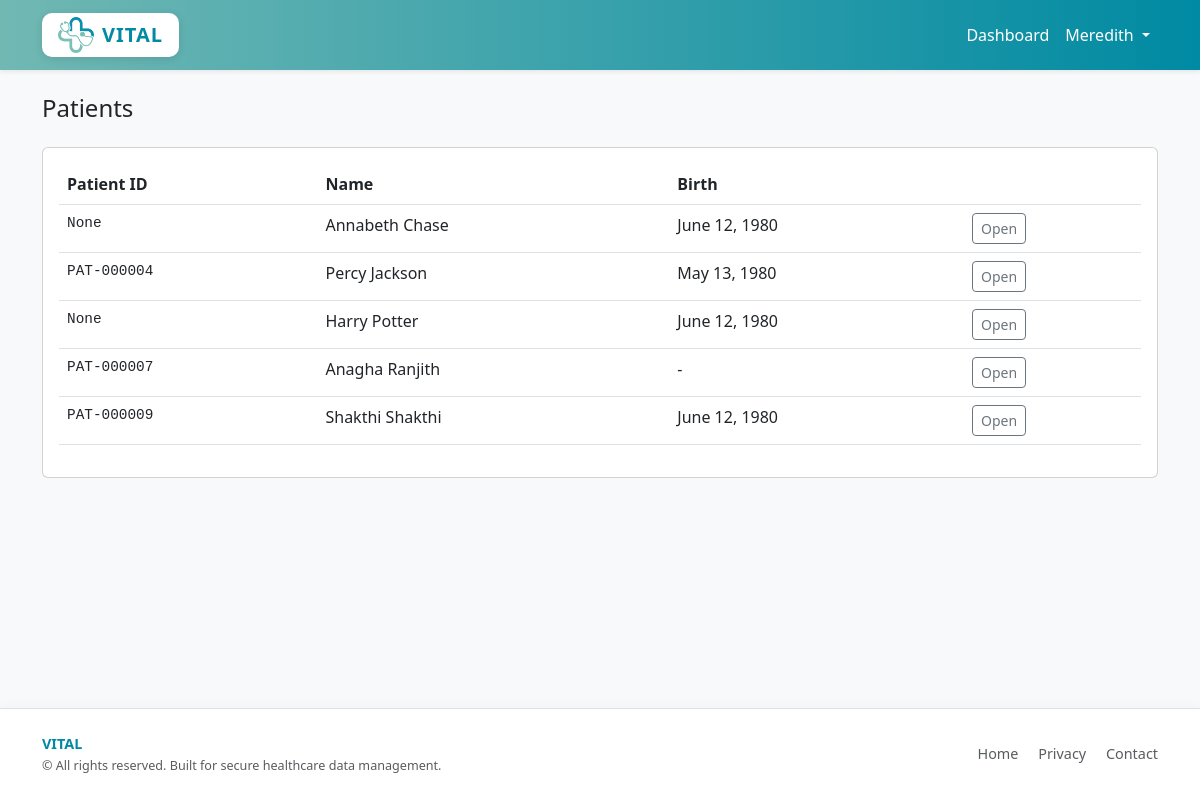
The app's page /doctor/dashboard/ (signed in), older data.
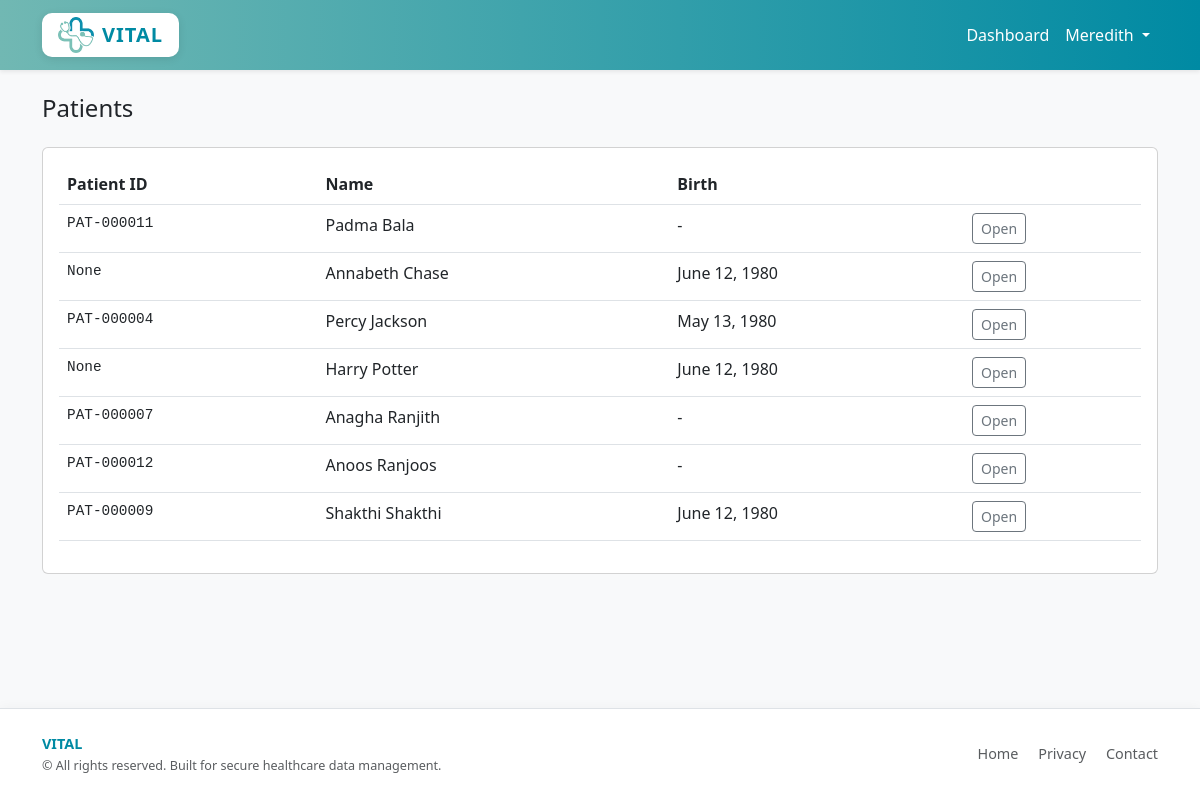
The same page, newer data.
### ehr/models.py (models this page shows, shortened)
class Patient(models.Model):
    id = models.UUIDField(primary_key=True, default=uuid.uuid4, editable=False)
    user = models.OneToOneField(User, null=True, blank=True, on_delete=models.SET_NULL, related_name="patient")
    given = models.CharField(max_length=200)        # first name(s)
    family = models.CharField(max_length=200)       # last name
    birth_date = models.DateField(null=True, blank=True)
    gender = models.CharField(max_length=16, null=True, blank=True)
    identifier = models.CharField(max_length=200, null=True, blank=True)  # MRN / external id
    phone = models.CharField(max_length=50, null=True, blank=True)
    address = models.TextField(null=True, blank=True)

### ehr/views.py (the view)
# urls.py: path("doctor/dashboard/", views.doctor_dashboard, name="doctor_dashboard"),
@practitioner_required
def doctor_dashboard(request):
    q = request.GET.get("q")
    patients = Patient.objects.all().order_by("family")
    if q:
        patients = patients.filter(models.Q(given__icontains=q) | models.Q(family__icontains=q) | models.Q(identifier__icontains=q))
    return render(request, "doctor/dashboard.html", {"practitioner": request.user.practitioner, "patients": patients})

### ehr/context_processors.py (called while the page is built)
def role_flags(request):
    is_practitioner = False
    if request.user.is_authenticated:
        try:
            from .models import Practitioner
            is_practitioner = Practitioner.objects.filter(user=request.user).exists()
        except Exception:
            is_practitioner = False
    return {
        "is_practitioner": is_practitioner
    }

### templates/doctor/dashboard.html (shortened to what this page needs)
{% extends "base.html" %}
{% block content %}
<div class="d-flex justify-content-between mb-3">
  <h4>Patients</h4>
</div>
<div class="card p-3">
  <table class="table">
    <thead><tr><th>Patient ID</th><th>Name</th><th>Birth</th><th></th></tr></thead>
    <tbody>
      {% for p in patients %}
      <tr>
        <td class="record-code">{{ p.identifier }}</td>
        <td>{{ p.given }} {{ p.family }}</td>
        <td>{{ p.birth_date|default:"-" }}</td>
        <td>
            <a class="btn btn-sm btn-outline-secondary" href="{% url 'patient:patient_detail' p.id %}">Open</a>
        </td>
      </tr>
      {% empty %}
      <tr><td colspan="4" class="text-muted">No patients found.</td></tr>
      {% endfor %}
    </tbody>
  </table>
</div>
{% endblock %}

### templates/base.html (shortened to what this page needs)
<!doctype html>
{% load static %}
<html lang="en">
  <head>
    <link href="https://cdn.jsdelivr.net/npm/bootstrap@5.3.0/dist/css/bootstrap.min.css" rel="stylesheet">
  </head>
  <body class="bg-light">
    <nav class="navbar navbar-expand-lg shadow-sm">
      <div class="container">
        <a class="navbar-brand d-flex align-items-center" href="{% url 'patient:home' %}">
          <div class="brand-box d-flex align-items-center px-3 py-1">
            <img src="{% static 'images/vital_logo.png' %}" alt="VITAL Logo" height="36" class="me-2">
            <span>VITAL</span>
          </div>
        </a>
        <div class="collapse navbar-collapse" id="navbarMenu">
          <ul class="navbar-nav ms-auto">
            {% if request.user.is_authenticated %}
              <li class="nav-item">
                {% if is_practitioner %}
                  <a class="nav-link" href="{% url 'patient:doctor_dashboard' %}">Dashboard</a>
                {% else %}
                  <a class="nav-link" href="{% url 'patient:dashboard' %}">Dashboard</a>
                {% endif %}
              </li>
              <li class="nav-item dropdown">
                <a class="nav-link dropdown-toggle" href="#" id="userMenu" role="button" data-bs-toggle="dropdown">
                  {{ request.user.first_name|default:request.user.username }}
                </a>
              </li>
            {% else %}
              <li class="nav-item"><a class="nav-link" href="{% url 'patient:doctor_login' %}">Clinician Login</a></li>
              <li class="nav-item"><a class="nav-link" href="{% url 'patient:login' %}">Login</a></li>
              <li class="nav-item"><a class="nav-link" href="{% url 'patient:register' %}">Register</a></li>
            {% endif %}
          </ul>
        </div>
      </div>
    </nav>
    <div class="container py-4">
      {% block content %}{% endblock %}
    </div>
    <footer class="bg-white border-top mt-5">
      <div class="container py-4">
        <div class="row align-items-center">
          <div class="col-md-6 text-center text-md-start mb-3 mb-md-0">
            <span class="fw-semibold" style="color: var(--vital-dark);">VITAL</span><br>
            <small class="text-muted">
              © {{ now|date:"Y" }} All rights reserved.
              Built for secure healthcare data management.
            </small>
          </div>
          <div class="col-md-6 text-center text-md-end">
            <a href="{% url 'patient:home' %}" class="text-decoration-none text-muted me-3">Home</a>
            <a href="#" class="text-decoration-none text-muted me-3">Privacy</a>
            <a href="#" class="text-decoration-none text-muted">Contact</a>
          </div>
        </div>
      </div>
    </footer>
  </body>
</html>

### templates/base.html (style rules this page uses)
:root { --vital-light: #71B8B3; --vital-dark: #008AA3; }
html, body { height: 100%; }
body { display: flex; flex-direction: column; min-height: 100vh; background-color: #f8f9fa; }
.container { flex: 1; }
.navbar { background: linear-gradient(-90deg, var(--vital-dark) 0%, var(--vital-light) 100%); }
.navbar-brand { font-weight: 700; color: white !important; letter-spacing: 1px; }
.navbar-nav .nav-link { color: white !important; font-weight: 500; transition: opacity 0.2s ease-in-out; }
footer { font-size: 0.9rem; background-color: #fff; box-shadow: 0 -2px 10px rgba(0, 0, 0, 0.03); margin-top: auto; }
footer a { color: #6c757d; text-decoration: none; }
.record-code { font-family: monospace; font-size: .9rem; }
.brand-box { background-color: white; border-radius: 10px; box-shadow: 0 2px 8px rgba(0,0,0,0.1); transition: transform 0.2s ease; }
.brand-box span { color: var(--vital-dark); font-weight: 700; letter-spacing: 1px; }

Row changes from the older to the newer data that the page shows:
added Patient: identifier "PAT-000011", given "Padma", family "Bala", birth_date "-"
added Patient: identifier "PAT-000012", given "Anoos", family "Ranjoos", birth_date "-"
